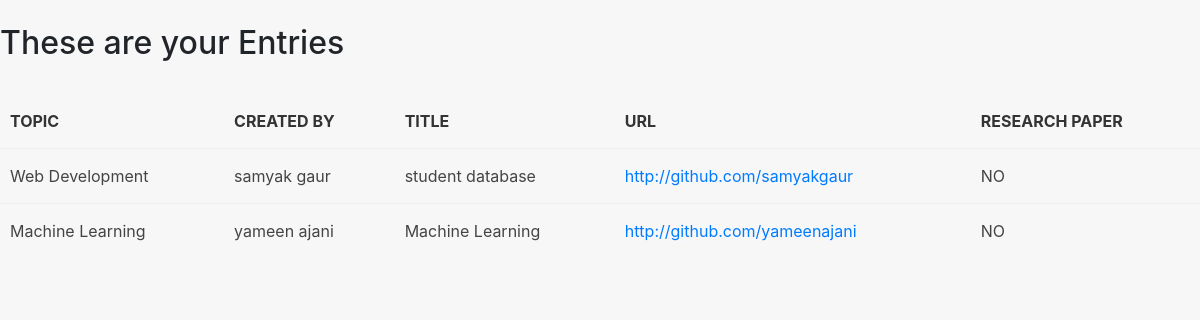
Page /first_app/index1 on the committed database.
### first_app/models.py (models this page shows, shortened)
class Entries(models.Model):
    topics = models.ForeignKey(Topic,on_delete=models.PROTECT)
    title = models.CharField(max_length=264, unique=True)
    name = models.CharField(max_length=264,unique=True)
    description = models.TextField(max_length=600, null=True, blank=True)
    url = models.URLField(unique=True)
    start_date = models.DateField()
    end_date = models.DateField()
    year = models.IntegerField(choices=YEARS, default=1)
    department = models.CharField(max_length=100,choices=DEPARTMENTS,default="Computer")
    research_paper = models.CharField(max_length=100,choices=PAPER,default="NO")
    credits = models.IntegerField(null=True, default=0)
    file= models.FileField(upload_to=None,max_length=100,default="NULL")

class Topic(models.Model):
    topic = models.CharField(max_length=264 , unique=True)
    def __str__(self):
        return self.topic

### first_app/views.py (the view)
# urls.py: path('index1',views.index1),
def index1(request):
    entries_display = Entries.objects.order_by('topics')
    index1dict = {'entries_display':entries_display}
    return render(request,'first_app/index.html',context=index1dict)

### templates/first_app/index.html (shortened to what this page needs)
<!DOCTYPE html>
{% load staticfiles %}
<html lang="en">
<head>
    <link rel="stylesheet" href="{% static "css/bootstrap.min.css" %}">
    <link rel="stylesheet" href="{% static "css/main.css" %}">
</head>
<body>
    <br>
    <h2>These are your Entries </h2><br >
    {% if entries_display %}
    <table>
        <th>Topic</th>
        <th>Created By</th>
        <th>Title</th>
        <th>URL</th>
        <th>Research Paper</th>
        {% for acc in entries_display %}
        <tr>
            <td>{{ acc.topics }}</td>
            <td>{{ acc.name }}</td>
            <td>{{ acc.title }}</td>
            <td><a href="{{ acc.url }}">{{ acc.url}}</td>
            <td>{{ acc.research_paper }}</td>
        </tr>
        {% endfor %}
    </table>
    {% else %}
    <p> no access record found</p>
    {% endif %}
</body>
</html>

### static/css/main.css (style rules this page uses)
* { --main-color: #006992; }
body { display: flex; flex-direction: column; background-color: #f7f7f7; min-height: 100vh; }
table { width: 100%; }
td, th { padding: 15px 10px; border-top: 1px solid #eee; color: #444; }
th { border: none; color: #333; text-transform: uppercase; }
td { position: relative; }

### rows in the picture
Entries: topics "Web Development", name "samyak gaur", title "student database", url "http://github.com/samyakgaur", research_paper "NO"
Entries: topics "Machine Learning", name "yameen ajani", title "Machine Learning", url "http://github.com/yameenajani", research_paper "NO"
